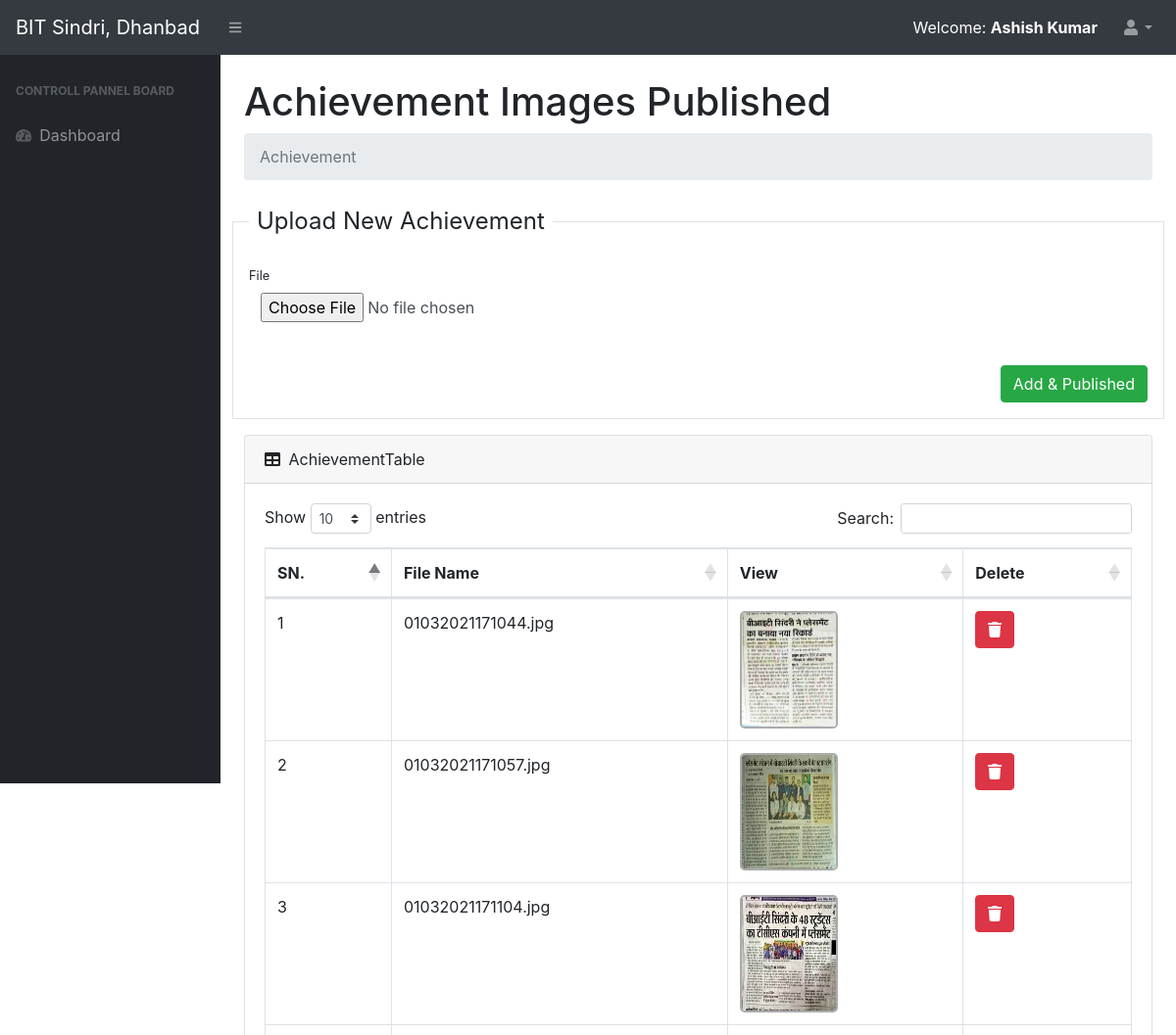
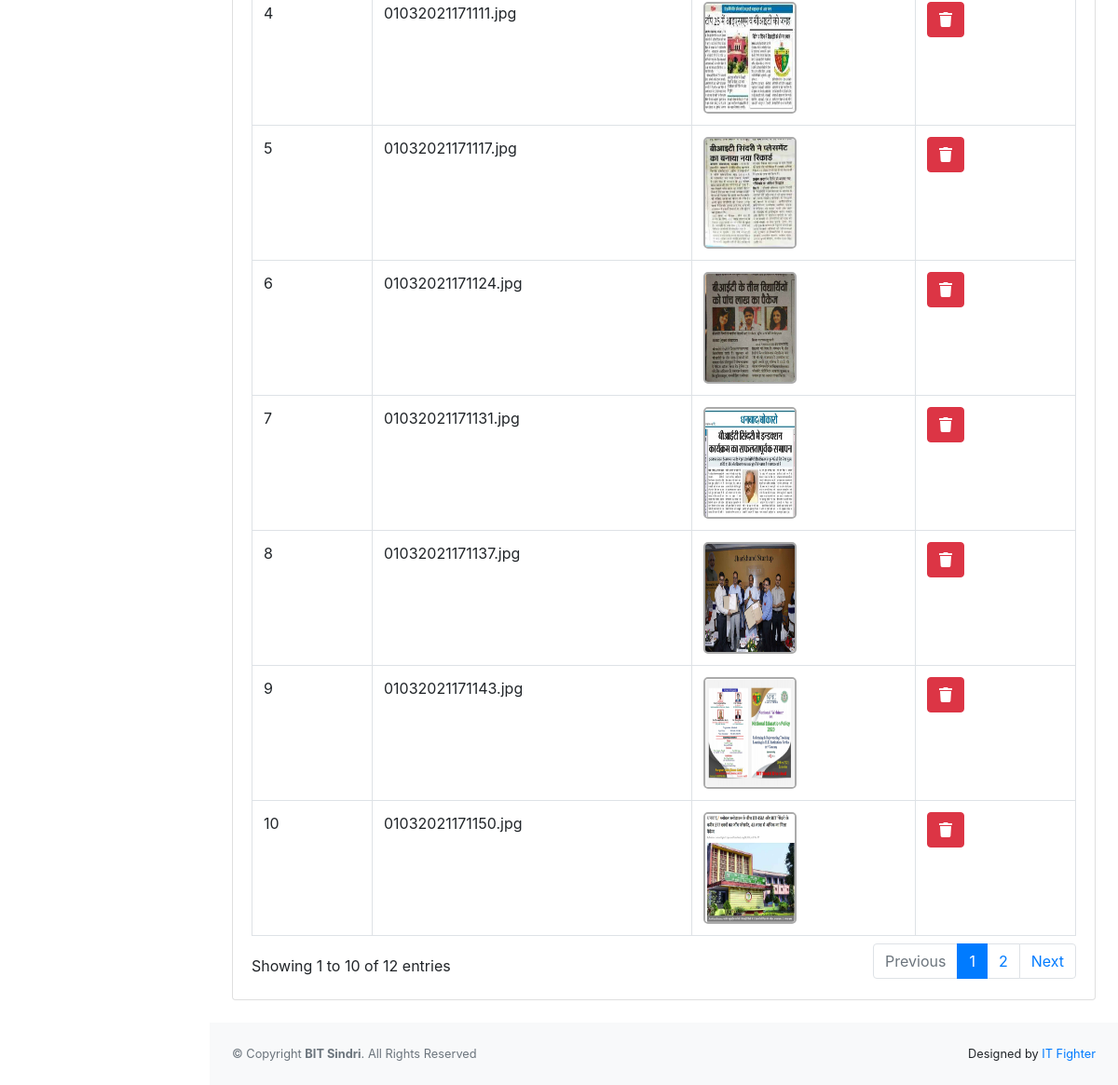
Page /admin/achievement.php (signed in) on the committed database (2 pictures, top to bottom).
### tables this page shows
CREATE TABLE `achievement` (
  `acmt_id` int(11) NOT NULL,
  `file` varchar(50) NOT NULL,
  `usr_id` int(5) NOT NULL
);

### admin/achievement.php (the view, shortened to what this page needs)
<?php include_once('header_admin.php'); ?>
<div id="layoutSidenav_content">
    <main>
        <div class="container-fluid">
            <h1 class="mt-4">Achievement Images Published</h1>
            <ol class="breadcrumb mb-4">
                <li class="breadcrumb-item active">Achievement</li>
            </ol>
            <div class="row">
                <fieldset class="form-group border p-3 w-100">
                    <legend class="w-auto px-2">Upload New Achievement</legend>
                    <form role="form" id="form" name="form" method="post" action="" enctype="multipart/form-data">
                        <div class="form-row">
                            <div class="col-md-6">
                                <div class="form-group">
                                    <label class="small mb-1" for="inputFile">File</label>
                                    <input name="file" class="form-control b-none" id="inputFile" type="file" required />
                                </div>
                            </div>
                        </div>
                        <div class="form-group mt-4 mb-0">
                            <input class="btn btn-success float-right" type="submit" name="save" value="Add & Published" class="btn btn-success">
                        </div>
                    </form>
                </fieldset>
            </div>
        <div class="card mb-4">
            <div class="card-header">
                <i class="fas fa-table mr-1"></i>
                AchievementTable
            </div>
            <div class="card-body">
                <div class="table-responsive">
                    <table class="table table-bordered" id="dataTable" width="100%" cellspacing="0">
                        <thead>
                            <tr>
                                <th>SN.</th>
                                <th>File Name</th>
                                <th>View</th>
                                <th>Delete</th>
                            </tr>
                        </thead>
                        <tbody>
                            <?php
                                $i = 1;
                                $query = mysqli_query($conn, "SELECT * FROM achievement");
                                while(@$row = mysqli_fetch_array($query)){
                                  $acmt_id = $row['acmt_id'];
                                  $file = $row['file'];
                            ?>
                            <tr>
                                <td><?php echo $i; $i++; ?></td>
                                <td><?php echo $file; ?></td>
                                <td><img src="../assets/img/achievement/<?php echo $file; ?>" id="admin_img"></td>
                                <td><a onclick='return Confirm();' href="delete_achievement.php?id=<?php echo $acmt_id; ?>" class="btn btn-danger btn-xs"><i class="fa fa-trash"></i></a></td>
                            </tr>
                            <?php } ?>
                        </tbody>
                    </table>
                </div>
            </div>
        </div>
    </div>
</main>
<?php include_once('footer_admin.php'); ?>

### rows in the picture
achievement: file "01032021171044.jpg", file (picture)
achievement: file "01032021171057.jpg", file (picture)
achievement: file "01032021171104.jpg", file (picture)
achievement: file "01032021171111.jpg", file (picture)
achievement: file "01032021171117.jpg", file (picture)
achievement: file "01032021171124.jpg", file (picture)
achievement: file "01032021171131.jpg", file (picture)
achievement: file "01032021171137.jpg", file (picture)
achievement: file "01032021171143.jpg", file (picture)
achievement: file "01032021171150.jpg", file (picture)

### other values in the picture
$_SESSION['session_name'] "Ashish Kumar"
